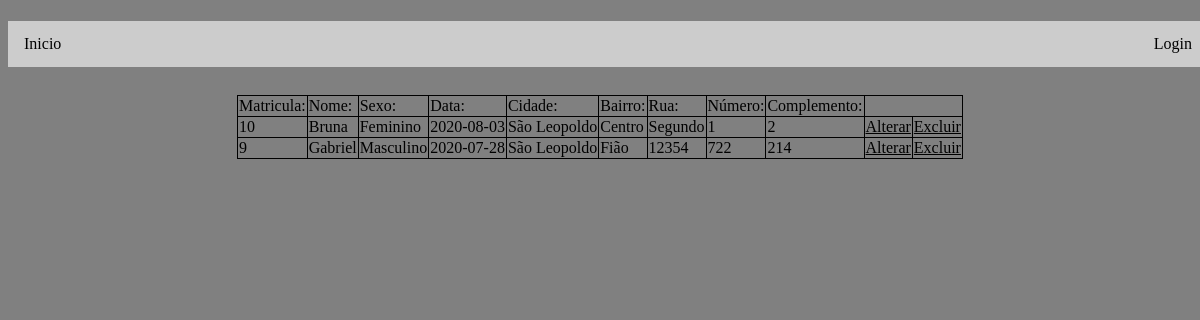
The app's page /listar.php with its own data.
### tables this page shows
CREATE TABLE `alunos` (
  `matricula` int(11) NOT NULL,
  `nome` varchar(255) NOT NULL,
  `sexo` varchar(20) NOT NULL,
  `data` date NOT NULL,
  `cidade` varchar(255) NOT NULL,
  `bairro` varchar(255) NOT NULL,
  `rua` varchar(255) NOT NULL,
  `numero` int(10) NOT NULL,
  `complemento` varchar(255) NOT NULL
);

### listar.php (the view, shortened to what this page needs)
<!DOCTYPE html>
<html>
<head>
	<link rel="stylesheet" type="text/css" href="style.css">
	<?php
		$parametro= filter_input(INPUT_GET, "parametro");
		if($parametro){
			$dados= mysql_query("SELECT * FROM alunos WHERE LIKE nome '$parametro%' ORDER BY nome");
		}else {
			$dados= mysql_query("SELECT * FROM alunos ORDER BY nome");
		}
		$linha= mysql_fetch_assoc($dados);
		$total= mysql_num_rows($dados);
	?>
</head>
<body>
	<?php include("header.php"); ?>
	<center>
	<h1>Registre-se</h1>
	<div class="panel">
		<form method="POST">
			<table border="1">
				<tr>
					<td>Matricula:</td>
					<td>Nome:</td>
					<td>Sexo:</td>
					<td>Data:</td>
					<td>Cidade:</td>
					<td>Bairro:</td>
					<td>Rua:</td>
					<td>Número:</td>
					<td>Complemento:</td>
				</tr>
				<?php
					if($total){ do {
				?>
				<tr>
					<td><?php echo $linha['matricula'] ?></td>
					<td><?php echo $linha['nome'] ?></td>
					<td><?php echo $linha['sexo'] ?></td>
					<td><?php echo $linha['data'] ?></td>
					<td><?php echo $linha['cidade'] ?></td>
					<td><?php echo $linha['bairro'] ?></td>
					<td><?php echo $linha['rua'] ?></td>
					<td><?php echo $linha['numero'] ?></td>
					<td><?php echo $linha['complemento'] ?></td>
					<td><a href="<?php echo "alteracao.php?matricula=" . $linha['matricula'] . "&nome=" . $linha['nome'] . "&sexo=" . $linha['sexo'] . "&cidade=" . $linha['cidade'] . "&bairro=" . $linha['bairro'] . "&rua=" . $linha['rua'] . "&numero=" . $linha['numero'] . "&complemento=" . $linha['complemento']?>">Alterar</a></td>
					<td><a href="<?php echo "excluirAluno.php?matricula=" . $linha['matricula']?>">Excluir</a></td>
				</tr>
				<?php
					}while ($linha= mysql_fetch_assoc($dados));
					mysql_free_result($dados);}
				?>
			</table>
		</form>
	</div>
	</center>
</body>
</html>

### header.php (shortened to what this page needs)
<div class="navbar">
	<a href="index.php">Inicio</a>
	<?php
		if (isset($_COOKIE['login'])){
			echo '<a href="logout.php" class="right">Sair</a>';
			echo '<a href="listarTurma.php" class="right">Listar Turma</a>';
			echo '<a href="cadTurma.php" class="right">Cadastrar Turma</a>';
			echo '<a href="listar.php" class="right">Listar Aluno</a>';
			echo '<a href="cadAluno.php" class="right">Cadastrar Aluno</a>';
		}else{
			echo '<a href="login.php" class="right">Login</a>';
		}
	?>
</div>

### style.css (style rules this page uses)
body { background-color: gray; }
h1 { color: black; }
* { color: black; }
div.panel { height: ; padding: 15px 15px; }
div.navbar { overflow: hidden; background-color: #ccc; position: fixed; top 0; width: 100%; }
div.navbar a { float: left; display: black; color: black; text-align: center; padding: 14px 16px; text-decoration: none; }
div.navbar a.right { float: right; display: black; color: black; text-align: center; padding: 14px 16px; text-decoration: none; }
table { float: center; border: 1px solid black; border-collapse: collapse; }
th, td { border-collapse: collapse; }

### records on screen
alunos: matricula "10", nome "Bruna", sexo "Feminino", data "2020-08-03", cidade "São Leopoldo", bairro "Centro", rua "Segundo", numero "1", complemento "2"
alunos: matricula "9", nome "Gabriel", sexo "Masculino", data "2020-07-28", cidade "São Leopoldo", bairro "Fião", rua "12354", numero "722", complemento "214"
